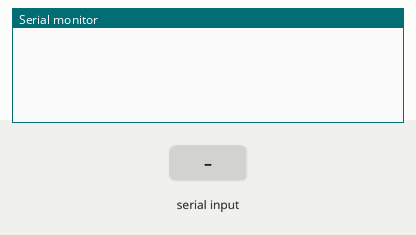
Simulated run of this sketch. Board: Arduino Uno, built with avr-gcc and run on an emulated ATmega328P. Parts: the last lines printed to the serial monitor. The test bench sets the inputs (shaded band).

Above: at 0.9 s.
1.0 s: "#P:" received over Serial
At 3.4 s:
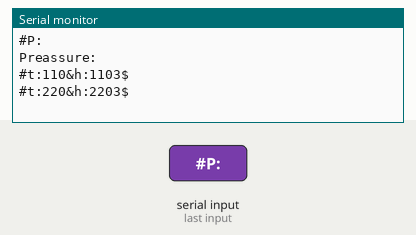
3.5 s: "&" received over Serial
At 5.9 s:
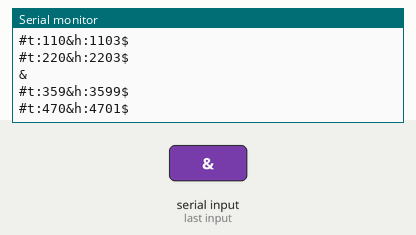
6.0 s: "###" received over Serial
At 7.11 s:
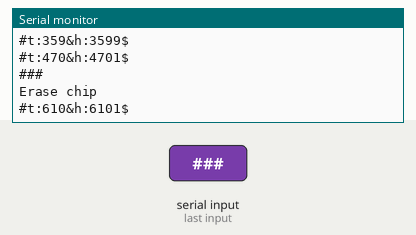
8.5 s: "1" received over Serial
At 10.5 s:
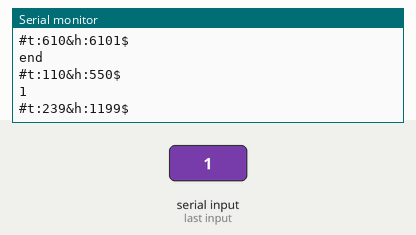
Timing chart, 0 to 12.0 s (numbered marks = the images above; inputs shaded):
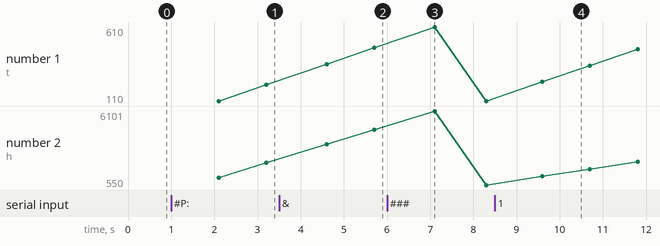

The sketch:

test_po__czenie.ino
```cpp
uint32_t hight,initTime;
#define ARRAY_SIZE(a) sizeof(a)/sizeof(a[0])
void setup() {
  // put your setup code here, to run once:
  Serial.begin(9600);
  while(!Serial.available());
  initTime = millis();

}
int parameters [] = {1,2,5,10,20};
uint8_t cnt = 0;
void loop() {
  // put your main code here, to run repeatedly:
  String recivedData = Serial.readString();
  if(recivedData != "-1" && recivedData != "")
  {
    Serial.println(recivedData);
    if(recivedData.substring(0,3) =="#P:")
    {
      //Change Preassure
      String preassure =  recivedData.substring(3,recivedData.indexOf("&"));
      Serial.print("Preassure: ");
      Serial.println(preassure);

    }
    if(recivedData.substring(0,3) =="###")
    {
      //Clear Flash
      Serial.println("Erase chip");
    }
    delay(100);
  }
  uint32_t t = millis() - initTime;
  hight = t/parameters[cnt];
  String output = "#t:"+ String(t/10) ;
  output += "&h:";
  output += String(hight) + "$";
  Serial.println(output);
  if(t>5000)
  {
    cnt++;
    delay(100);
    if(cnt>=ARRAY_SIZE(parameters))
    {
      output = "END";
      Serial.println(output);
      while(1){
          String recivedData = Serial.readString();
          if(recivedData != "-1" && recivedData != "")
          {
            Serial.println(recivedData);
            if(recivedData.substring(0,3) =="#P:")
            {
              //Change Preassure
              String preassure =  recivedData.substring(3,recivedData.indexOf("&"));
              Serial.print("Preassure: ");
              Serial.println(preassure);

            }
            if(recivedData.substring(0,3) =="###")
            {
              //Clear Flash
              Serial.println("Erase chip");
            }
            delay(1000);
          }
      }
    }
    output = "end";
    Serial.println(output);
    initTime = millis();
  }
  delay(100);
}
```

Measured:
- after the input at 1.0 s, the serial monitor: prints a new line after 1.0 s (image 1)
- after the input at 3.5 s, the serial monitor: prints a new line after 1.0 s (image 2)
- after the input at 6.0 s, the serial monitor: prints a new line after 1.0 s (image 3)
- after the input at 8.5 s, the serial monitor: prints a new line after 1.0 s (image 4)
- plotted number 1: 220 → 470 after the input at 3.5 s, 110 → 460 after the input at 8.5 s
- plotted number 2: 2203 → 4701 after the input at 3.5 s, 550 → 2300 after the input at 8.5 s
